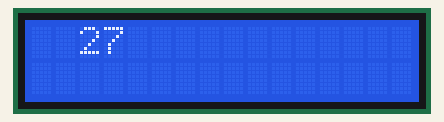
Simulated run of this sketch. Board: Arduino Uno, built with avr-gcc and run on an emulated ATmega328P. On the bench: 16×2 character LCD. What the sketch prints to the serial monitor is not drawn.

Above: at 0.1 s.
At 10.6 s:
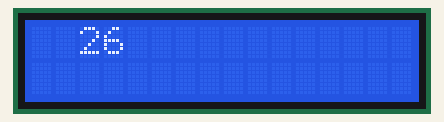
At 16.0 s:
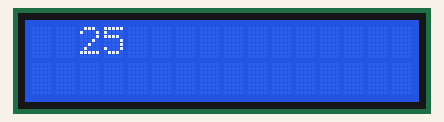
At 23.3 s:
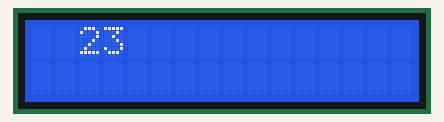
At 35.4 s:
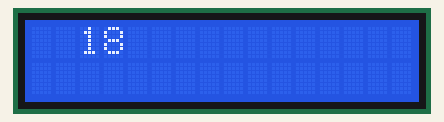
At 47.5 s:
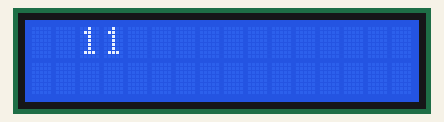

Measured:
- what the display in image 1 shows lasts 5.3 s, from 10.6 s to 15.9 s
- what the display in image 2 shows lasts 4.0 s, from 15.9 s to 19.9 s
- what the display in image 3 shows lasts 2.9 s, from 23.2 s to 26.1 s
- what the display in image 4 shows lasts 1.9 s, from 35.4 s to 37.3 s
- what the display in image 5 shows lasts 1.5 s, from 47.4 s to 48.9 s

The sketch:

lcd.ino
```cpp
#include <LiquidCrystal.h>

LiquidCrystal lcd(2,3,4,5,6,7);

void setup()
{
  lcd.begin(16,2);
  Serial.begin(9600);
}

unsigned long time = 100000000;

void loop()
{
  lcd.setCursor(2, 0);
  // print the number of seconds since reset:
  lcd.print(time / 3600000);
  time = time - millis();
  Serial.print("Time  is: ");
  Serial.print(time);
  Serial.print("\n");

}
```
